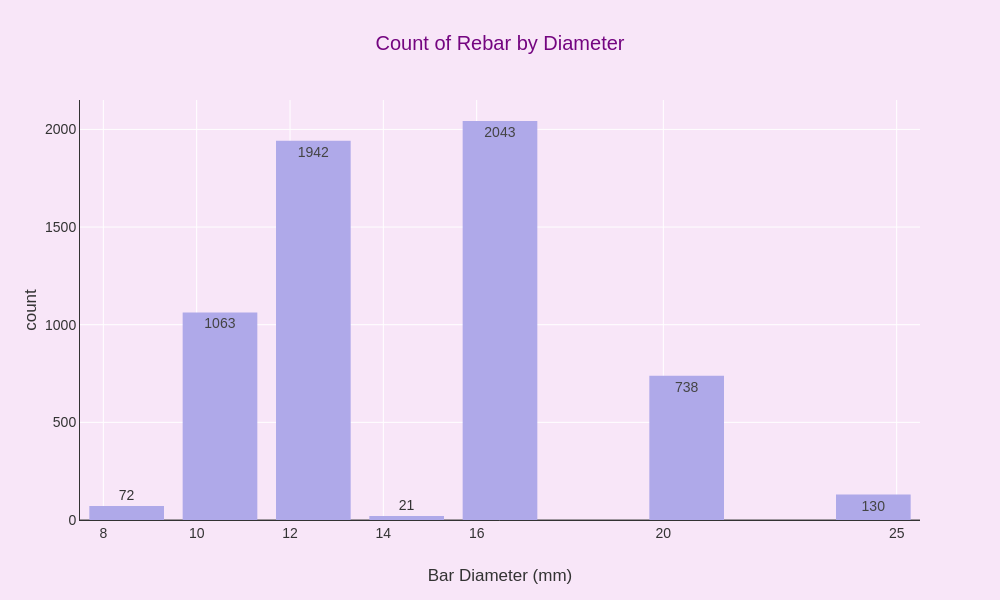

Notebook code for this chart:
### Code cell
# 1. Get the unique, sorted bar diameters from your dataset
unique_diameters = sorted(df['Bar Diameter Num'].dropna().unique())

fig_uni = px.histogram(
    df, 
    x='Bar Diameter Num', 
    title='Count of Rebar by Diameter',
    labels={'Bar Diameter Num': 'Bar Diameter (mm)'},
    text_auto=True,          
    width=1000, height=600    
)

fig_uni.update_layout(bargap=0.2)

# 2. Force the X-axis to ONLY show these exact unique values
fig_uni.update_xaxes(tickvals=unique_diameters)

fig_uni.show()

### Figure 1 — Plotly figure (JSON) as saved in the notebook; plotly's stock layout.template omitted (floating-point values rounded to 4 significant figures; data arrays with more than 128 entries replaced by an {"elided": "..."} marker saying what was removed)
{"data": [{"alignmentgroup": "True", "bingroup": "x", "hovertemplate": "Bar Diameter (mm)=%{x}<br>count=%{y}<extra></extra>", "legendgroup": "", "marker": {"color": "#AFA9E9", "pattern": {"shape": ""}}, "name": "", "offsetgroup": "", "orientation": "v", "showlegend": false, "texttemplate": "%{value}", "type": "histogram", "x": {"elided": "6009 int values"}, "xaxis": "x", "yaxis": "y"}], "layout": {"bargap": 0.2, "barmode": "relative", "height": 600, "legend": {"tracegroupgap": 0}, "title": {"text": "Count of Rebar by Diameter"}, "width": 1000, "xaxis": {"anchor": "y", "domain": [0, 1], "tickvals": [8, 10, 12, 14, 16, 20, 25], "title": {"text": "Bar Diameter (mm)"}}, "yaxis": {"anchor": "x", "domain": [0, 1], "title": {"text": "count"}}}}
